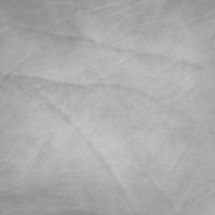
#> input picture roi_test.jpg, 215 x 215 px
$ jupyter execute friday_simple.ipynb   (older library calls are emulated)
#> lines starting #> are read from the running program, lines starting #| are printed output that depends on the picture
# Feature extraction with gabor and laplacian form cv2 libraries

## Gabor filter

[cell 1]
import cv2
import numpy as np
import matplotlib.pyplot as plt

# Load an image in grayscale
image = cv2.imread('roi_test.jpg', cv2.IMREAD_GRAYSCALE)
#> image is the input picture: shape (215, 215); min 137, max 196, mean 170.8

# Define Gabor filter parameters
ksize = 10 # Kernel size
sigma = 4.0  # Standard deviation
theta = np.pi / 4  # Orientation
lambd = 10.0  # Wavelength
gamma = 0.5  # Aspect ratio
psi = 0  # Phase offset

# Create Gabor kernel
gabor_kernel = cv2.getGaborKernel((ksize, ksize), sigma, theta, lambd, gamma, psi, ktype=cv2.CV_64F)

# Apply Gabor filter
filtered_image = cv2.filter2D(image, cv2.CV_8UC3, gabor_kernel)
#> filtered_image: shape (215, 215); every value is 255

# Display results
plt.figure(figsize=(10, 5))
plt.subplot(1, 2, 1)
plt.title('Original Image')
plt.imshow(image, cmap='gray')
plt.subplot(1, 2, 2)
plt.title('Filtered Image')
plt.imshow(filtered_image, cmap='gray')
plt.show()
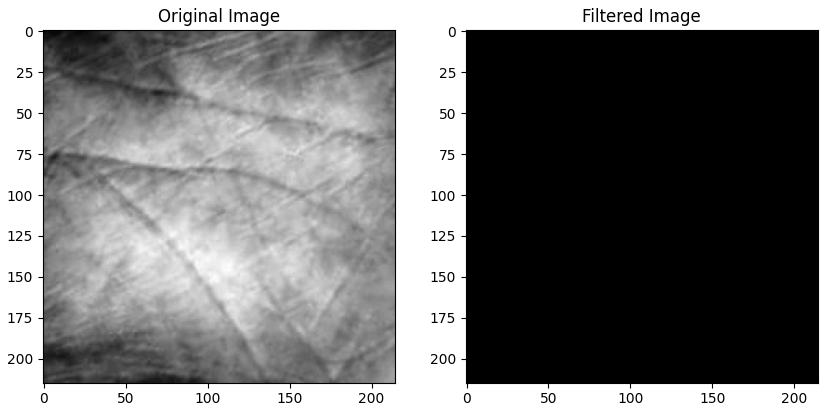
#> figure drawn by matplotlib, 2 panels

## Laplacian filter

[cell 2]
import cv2
import numpy as np
import matplotlib.pyplot as plt

def laplacian_of_gaussian(image, kernel_size=5, sigma=1.0):
    """
    Apply Laplacian of Gaussian (LOG) to an image.

    Parameters:
    - image: Input grayscale image (numpy array).
    - kernel_size: Size of the Gaussian kernel (must be odd).
    - sigma: Standard deviation of the Gaussian kernel.

    Returns:
    - log_image: Image after applying LOG.
    """
#> called with kernel_size = 5, sigma = 1
    # Step 1: Apply Gaussian Blur to smooth the image and reduce noise
    blurred = cv2.GaussianBlur(image, (kernel_size, kernel_size), sigma)

    # Step 2: Apply Laplacian to detect edges
    log_image = cv2.Laplacian(blurred, cv2.CV_64F)
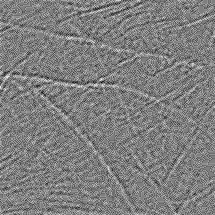
#> log_image: shape (215, 215) float64; min -7, max 7, mean 0.00389; drawn with min black and max white

    # Convert to uint8 for display
    log_image = cv2.convertScaleAbs(log_image)
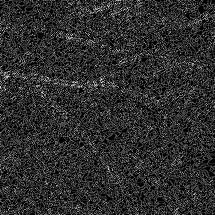
#> log_image: shape (215, 215); min 0, max 7, mean 1.26; drawn with min black and max white

    return log_image

# Load an example image (convert to grayscale)
image = cv2.imread('roi_test.jpg', cv2.IMREAD_GRAYSCALE)

# Apply Laplacian of Gaussian (LOG)
log_result = laplacian_of_gaussian(image, kernel_size=5, sigma=1.0)

# Display results
plt.figure(figsize=(10, 5))
plt.subplot(1, 2, 1), plt.imshow(image, cmap='gray'), plt.title('Original Image')
plt.subplot(1, 2, 2), plt.imshow(log_result, cmap='gray'), plt.title('LOG Edge Detection')
plt.show()
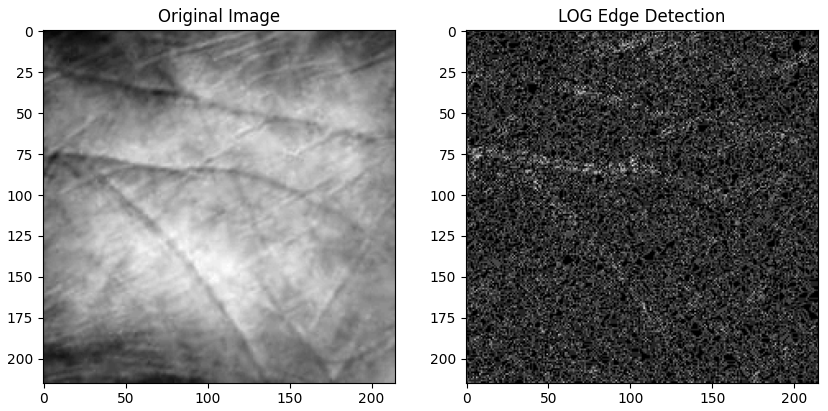
#> figure drawn by matplotlib, 2 panels

$ run again, with ROI_sample.jpg copied over roi_test.jpg
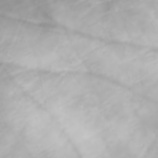
#> input picture ROI_sample.jpg, 158 x 158 px
#> image is the input picture: shape (158, 158); min 145, max 198, mean 174.3
#> filtered_image: shape (158, 158); every value is 255
#> in laplacian_of_gaussian, `log_image = cv2.convertScaleAbs(log_image)`:
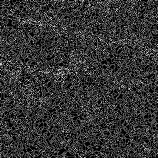
#> log_image: shape (158, 158); min 0, max 6, mean 1.23; drawn with min black and max white
#> `plt.show()`:
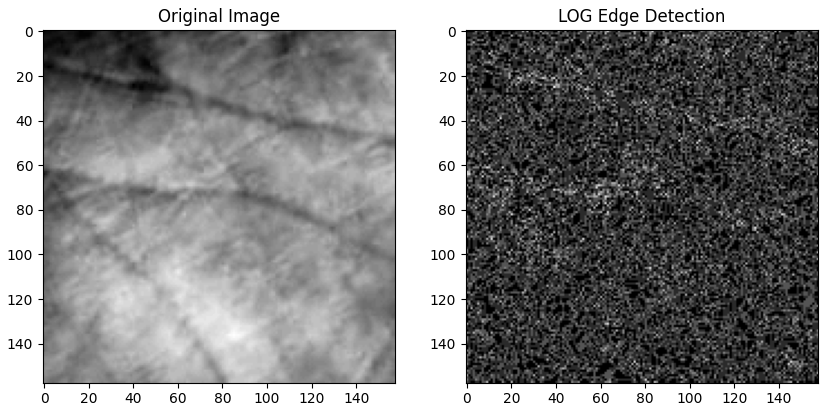
#> figure drawn by matplotlib, 2 panels
